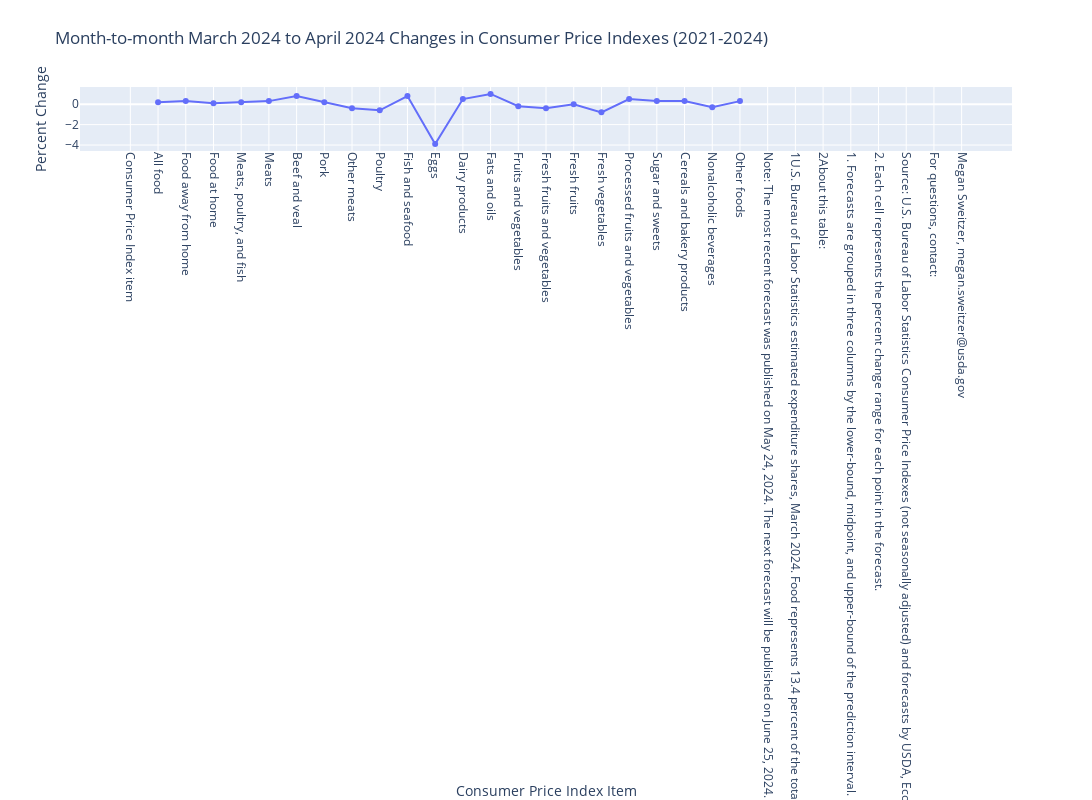
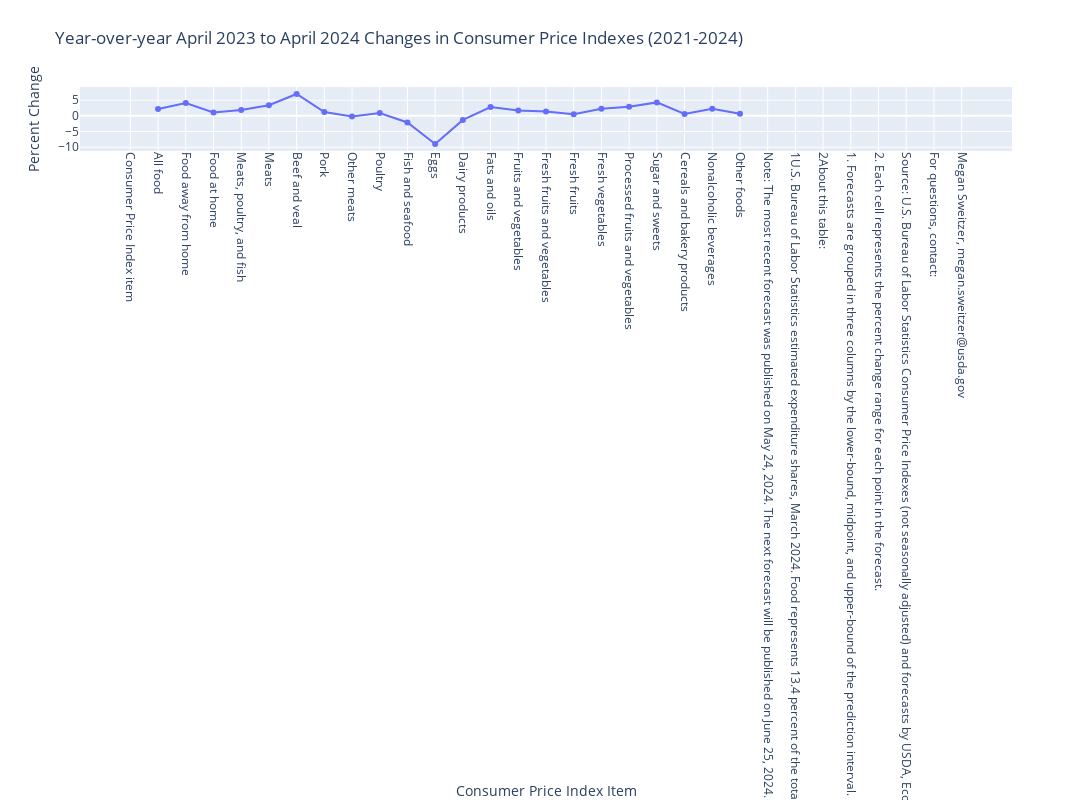
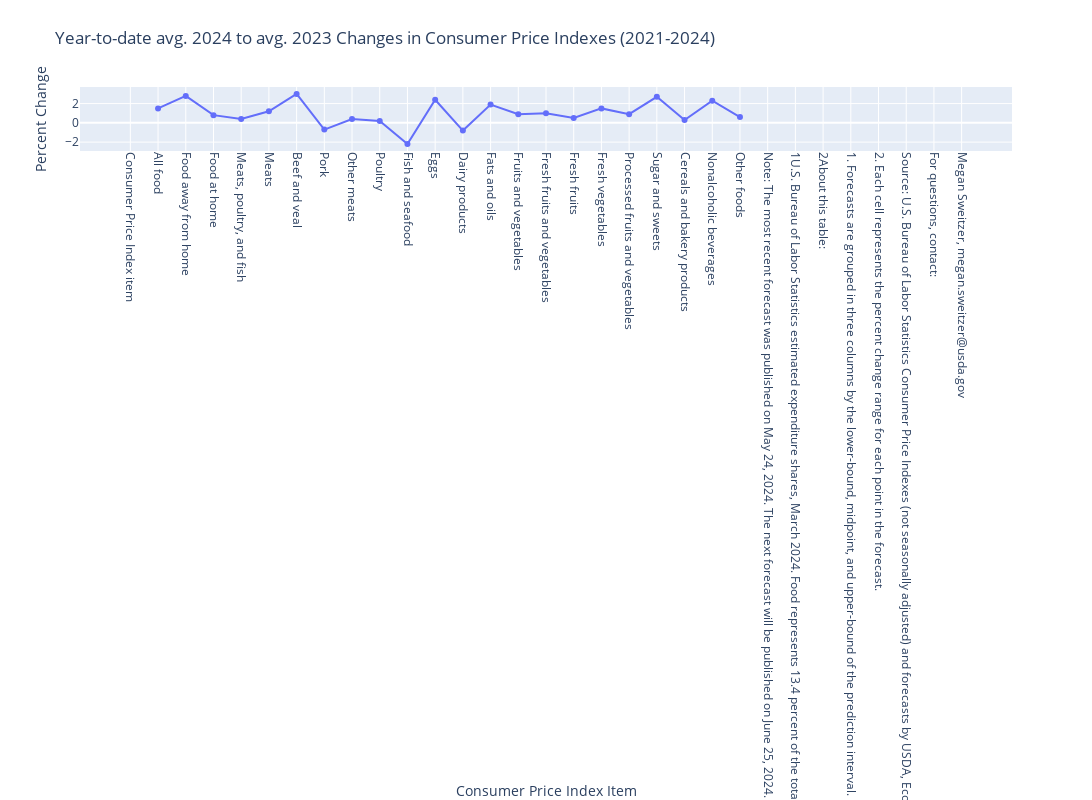
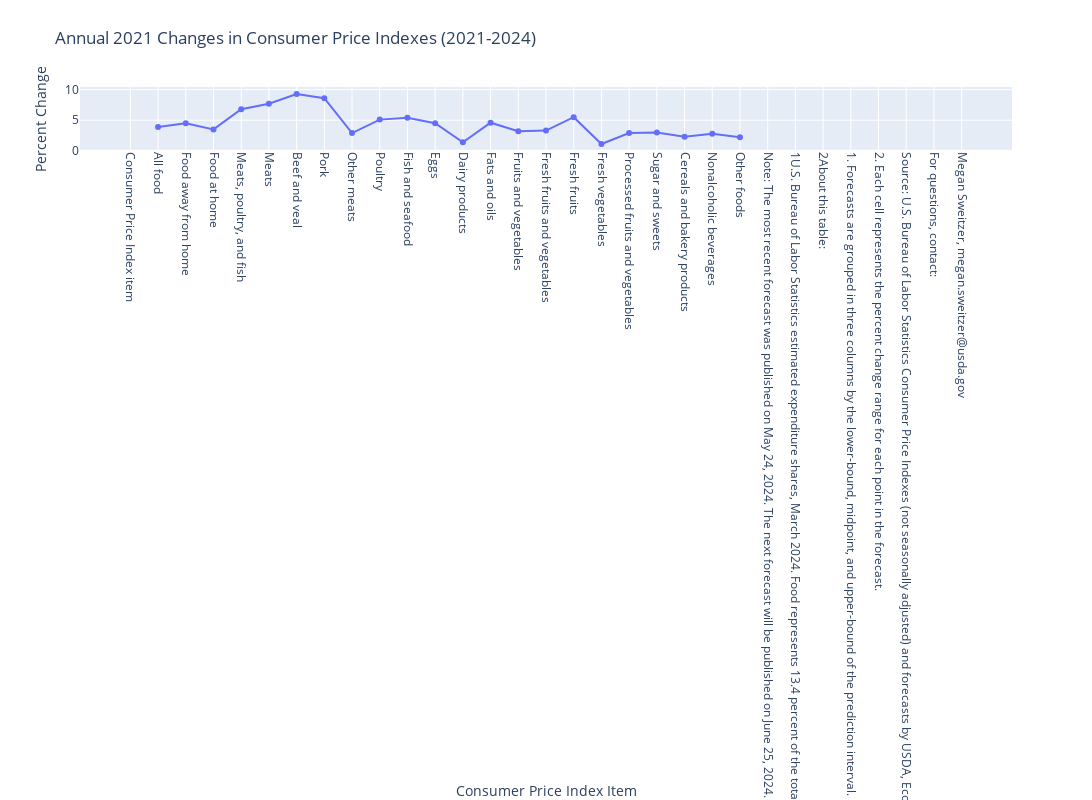

The code cell stored with these charts, in order, in its notebook:
### Code cell
import pandas as pd
import plotly.express as px

# Load the Excel file
file_path = 'CPIForecast.xlsx'
data = pd.read_excel(file_path, sheet_name='May 2024 CPI Forecast')

# Clean and organize the data
columns_of_interest = {
    'Month-to-month March 2024 to April 2024': 'Unnamed: 2',
    'Year-over-year April 2023 to April 2024': 'Unnamed: 3',
    'Year-to-date avg. 2024 to avg. 2023': 'Unnamed: 4',
    'Annual 2021': 'Unnamed: 5',
    'Annual 2022': 'Unnamed: 6',
    'Annual 2023': 'Unnamed: 7',
    '20-year historical average (2004–2023)': 'Unnamed: 8'
}

# Extract relevant columns
df = data[['Changes in Consumer Price Indexes, 2021 through 2024'] + list(columns_of_interest.values())].copy()
df.columns = ['CPI Item'] + list(columns_of_interest.keys())

# Drop rows with NaN values in the first column to clean up the dataset
df = df.dropna(subset=['CPI Item'])

# Convert percentage change columns to numeric values
for col in columns_of_interest.keys():
    df[col] = pd.to_numeric(df[col], errors='coerce')

# Create individual plots for each statistic
for col in columns_of_interest.keys():
    fig = px.line(df, x='CPI Item', y=col, title=f'{col} Changes in Consumer Price Indexes (2021-2024)', markers=True)
    fig.update_layout(
        xaxis_title='Consumer Price Index Item',
        yaxis_title='Percent Change',
        xaxis={'tickangle': 90},  # Set x-axis text to vertical
        width=1400,  # Adjust width
        height=800   # Adjust height
    )
    fig.show()

### Figure 1 — Plotly figure (JSON) as saved in the notebook; plotly's stock layout.template omitted (floating-point values rounded to 4 significant figures)
{"data": [{"hovertemplate": "CPI Item=%{x}<br>Month-to-month March 2024 to April 2024=%{y}<extra></extra>", "legendgroup": "", "line": {"color": "#636efa", "dash": "solid"}, "marker": {"symbol": "circle"}, "mode": "lines+markers", "name": "", "orientation": "v", "showlegend": false, "type": "scatter", "x": ["Consumer Price Index item", "All food", "Food away from home", "Food at home", "Meats, poultry, and fish", "Meats", "Beef and veal", "Pork", "Other meats", "Poultry", "Fish and seafood", "Eggs", "Dairy products", "Fats and oils", "Fruits and vegetables", "Fresh fruits and vegetables", "Fresh fruits", "Fresh vegetables", "Processed fruits and vegetables", "Sugar and sweets", "Cereals and bakery products", "Nonalcoholic beverages", "Other foods", "Note: The most recent forecast was published on May 24, 2024. The next forecast will be published on June 25, 2024.", "1U.S. Bureau of Labor Statistics estimated expenditure shares, March 2024. Food represents 13.4 percent of the total Consumer Price Index.", "2About this table:", "1. Forecasts are grouped in three columns by the lower-bound, midpoint, and upper-bound of the prediction interval.", "2. Each cell represents the percent change range for each point in the forecast.", "Source: U.S. Bureau of Labor Statistics Consumer Price Indexes (not seasonally adjusted) and forecasts by USDA, Economic Research Service.", "For questions, contact:", "Megan Sweitzer, megan.sweitzer@usda.gov"], "xaxis": "x", "y": [null, 0.2, 0.3, 0.1, 0.2, 0.3, 0.8, 0.2, -0.4, -0.6, 0.8, -3.9, 0.5, 1, -0.2, -0.4, 0, -0.8, 0.5, 0.3, 0.3, -0.3, 0.3, null, null, null, null, null, null, null, null], "yaxis": "y"}], "layout": {"height": 800, "legend": {"tracegroupgap": 0}, "title": {"text": "Month-to-month March 2024 to April 2024 Changes in Consumer Price Indexes (2021-2024)"}, "width": 1400, "xaxis": {"anchor": "y", "autorange": true, "domain": [0, 1], "range": [-1.779, 31.78], "tickangle": 90, "title": {"text": "Consumer Price Index Item"}, "type": "category"}, "yaxis": {"anchor": "x", "autorange": true, "domain": [0, 1], "range": [-4.58, 1.68], "title": {"text": "Percent Change"}, "type": "linear"}}}

### Figure 2 — Plotly figure (JSON) as saved in the notebook; plotly's stock layout.template omitted (floating-point values rounded to 4 significant figures)
{"data": [{"hovertemplate": "CPI Item=%{x}<br>Year-over-year April 2023 to April 2024=%{y}<extra></extra>", "legendgroup": "", "line": {"color": "#636efa", "dash": "solid"}, "marker": {"symbol": "circle"}, "mode": "lines+markers", "name": "", "orientation": "v", "showlegend": false, "type": "scatter", "x": ["Consumer Price Index item", "All food", "Food away from home", "Food at home", "Meats, poultry, and fish", "Meats", "Beef and veal", "Pork", "Other meats", "Poultry", "Fish and seafood", "Eggs", "Dairy products", "Fats and oils", "Fruits and vegetables", "Fresh fruits and vegetables", "Fresh fruits", "Fresh vegetables", "Processed fruits and vegetables", "Sugar and sweets", "Cereals and bakery products", "Nonalcoholic beverages", "Other foods", "Note: The most recent forecast was published on May 24, 2024. The next forecast will be published on June 25, 2024.", "1U.S. Bureau of Labor Statistics estimated expenditure shares, March 2024. Food represents 13.4 percent of the total Consumer Price Index.", "2About this table:", "1. Forecasts are grouped in three columns by the lower-bound, midpoint, and upper-bound of the prediction interval.", "2. Each cell represents the percent change range for each point in the forecast.", "Source: U.S. Bureau of Labor Statistics Consumer Price Indexes (not seasonally adjusted) and forecasts by USDA, Economic Research Service.", "For questions, contact:", "Megan Sweitzer, megan.sweitzer@usda.gov"], "xaxis": "x", "y": [null, 2.2, 4.1, 1.1, 1.9, 3.4, 7, 1.2, -0.2, 0.9, -2.1, -9, -1.3, 2.8, 1.7, 1.4, 0.5, 2.3, 2.9, 4.3, 0.6, 2.3, 0.7, null, null, null, null, null, null, null, null], "yaxis": "y"}], "layout": {"height": 800, "legend": {"tracegroupgap": 0}, "title": {"text": "Year-over-year April 2023 to April 2024 Changes in Consumer Price Indexes (2021-2024)"}, "width": 1400, "xaxis": {"anchor": "y", "autorange": true, "domain": [0, 1], "range": [-1.779, 31.78], "tickangle": 90, "title": {"text": "Consumer Price Index Item"}, "type": "category"}, "yaxis": {"anchor": "x", "autorange": true, "domain": [0, 1], "range": [-11.22, 9.22], "title": {"text": "Percent Change"}, "type": "linear"}}}

### Figure 3 — Plotly figure (JSON) as saved in the notebook; plotly's stock layout.template omitted (floating-point values rounded to 4 significant figures)
{"data": [{"hovertemplate": "CPI Item=%{x}<br>Year-to-date avg. 2024 to avg. 2023=%{y}<extra></extra>", "legendgroup": "", "line": {"color": "#636efa", "dash": "solid"}, "marker": {"symbol": "circle"}, "mode": "lines+markers", "name": "", "orientation": "v", "showlegend": false, "type": "scatter", "x": ["Consumer Price Index item", "All food", "Food away from home", "Food at home", "Meats, poultry, and fish", "Meats", "Beef and veal", "Pork", "Other meats", "Poultry", "Fish and seafood", "Eggs", "Dairy products", "Fats and oils", "Fruits and vegetables", "Fresh fruits and vegetables", "Fresh fruits", "Fresh vegetables", "Processed fruits and vegetables", "Sugar and sweets", "Cereals and bakery products", "Nonalcoholic beverages", "Other foods", "Note: The most recent forecast was published on May 24, 2024. The next forecast will be published on June 25, 2024.", "1U.S. Bureau of Labor Statistics estimated expenditure shares, March 2024. Food represents 13.4 percent of the total Consumer Price Index.", "2About this table:", "1. Forecasts are grouped in three columns by the lower-bound, midpoint, and upper-bound of the prediction interval.", "2. Each cell represents the percent change range for each point in the forecast.", "Source: U.S. Bureau of Labor Statistics Consumer Price Indexes (not seasonally adjusted) and forecasts by USDA, Economic Research Service.", "For questions, contact:", "Megan Sweitzer, megan.sweitzer@usda.gov"], "xaxis": "x", "y": [null, 1.5, 2.8, 0.8, 0.4, 1.2, 3, -0.7, 0.4, 0.2, -2.2, 2.4, -0.8, 1.9, 0.9, 1, 0.5, 1.5, 0.9, 2.7, 0.3, 2.3, 0.6, null, null, null, null, null, null, null, null], "yaxis": "y"}], "layout": {"height": 800, "legend": {"tracegroupgap": 0}, "title": {"text": "Year-to-date avg. 2024 to avg. 2023 Changes in Consumer Price Indexes (2021-2024)"}, "width": 1400, "xaxis": {"anchor": "y", "autorange": true, "domain": [0, 1], "range": [-1.779, 31.78], "tickangle": 90, "title": {"text": "Consumer Price Index Item"}, "type": "category"}, "yaxis": {"anchor": "x", "autorange": true, "domain": [0, 1], "range": [-2.921, 3.721], "title": {"text": "Percent Change"}, "type": "linear"}}}

### Figure 4 — Plotly figure (JSON) as saved in the notebook; plotly's stock layout.template omitted (floating-point values rounded to 4 significant figures)
{"data": [{"hovertemplate": "CPI Item=%{x}<br>Annual 2021=%{y}<extra></extra>", "legendgroup": "", "line": {"color": "#636efa", "dash": "solid"}, "marker": {"symbol": "circle"}, "mode": "lines+markers", "name": "", "orientation": "v", "showlegend": false, "type": "scatter", "x": ["Consumer Price Index item", "All food", "Food away from home", "Food at home", "Meats, poultry, and fish", "Meats", "Beef and veal", "Pork", "Other meats", "Poultry", "Fish and seafood", "Eggs", "Dairy products", "Fats and oils", "Fruits and vegetables", "Fresh fruits and vegetables", "Fresh fruits", "Fresh vegetables", "Processed fruits and vegetables", "Sugar and sweets", "Cereals and bakery products", "Nonalcoholic beverages", "Other foods", "Note: The most recent forecast was published on May 24, 2024. The next forecast will be published on June 25, 2024.", "1U.S. Bureau of Labor Statistics estimated expenditure shares, March 2024. Food represents 13.4 percent of the total Consumer Price Index.", "2About this table:", "1. Forecasts are grouped in three columns by the lower-bound, midpoint, and upper-bound of the prediction interval.", "2. Each cell represents the percent change range for each point in the forecast.", "Source: U.S. Bureau of Labor Statistics Consumer Price Indexes (not seasonally adjusted) and forecasts by USDA, Economic Research Service.", "For questions, contact:", "Megan Sweitzer, megan.sweitzer@usda.gov"], "xaxis": "x", "y": [null, 3.9, 4.5, 3.5, 6.8, 7.7, 9.3, 8.6, 2.9, 5.1, 5.4, 4.5, 1.4, 4.6, 3.2, 3.3, 5.5, 1.1, 2.9, 3, 2.3, 2.8, 2.2, null, null, null, null, null, null, null, null], "yaxis": "y"}], "layout": {"height": 800, "legend": {"tracegroupgap": 0}, "title": {"text": "Annual 2021 Changes in Consumer Price Indexes (2021-2024)"}, "width": 1400, "xaxis": {"anchor": "y", "autorange": true, "domain": [0, 1], "range": [-1.779, 31.78], "tickangle": 90, "title": {"text": "Consumer Price Index Item"}, "type": "category"}, "yaxis": {"anchor": "x", "autorange": true, "domain": [0, 1], "range": [-0.03752, 10.44], "title": {"text": "Percent Change"}, "type": "linear"}}}
